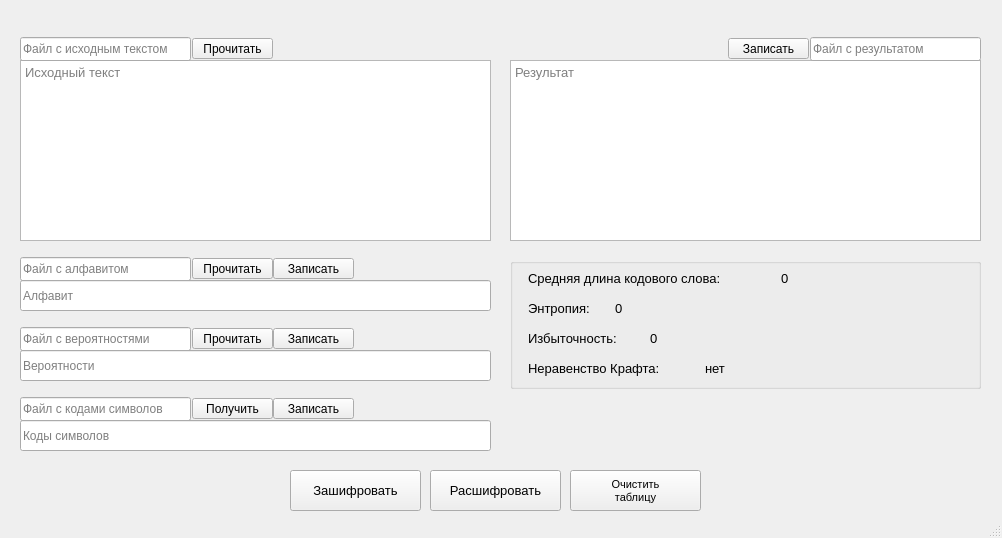
<?xml version="1.0" encoding="UTF-8"?>
<ui version="4.0">
 <class>MainWindow</class>
 <widget class="QMainWindow" name="MainWindow">
  <property name="geometry">
   <rect>
    <x>0</x>
    <y>0</y>
    <width>1002</width>
    <height>538</height>
   </rect>
  </property>
  <property name="minimumSize">
   <size>
    <width>1002</width>
    <height>538</height>
   </size>
  </property>
  <property name="maximumSize">
   <size>
    <width>1002</width>
    <height>538</height>
   </size>
  </property>
  <property name="windowTitle">
   <string>Код Хаффмана</string>
  </property>
  <widget class="QWidget" name="centralWidget">
   <widget class="QTextEdit" name="InitialText_TE">
    <property name="geometry">
     <rect>
      <x>20</x>
      <y>60</y>
      <width>471</width>
      <height>181</height>
     </rect>
    </property>
    <property name="font">
     <font>
      <pointsize>10</pointsize>
     </font>
    </property>
    <property name="placeholderText">
     <string>Исходный текст</string>
    </property>
   </widget>
   <widget class="QTextEdit" name="ResultText_TE">
    <property name="geometry">
     <rect>
      <x>510</x>
      <y>60</y>
      <width>471</width>
      <height>181</height>
     </rect>
    </property>
    <property name="font">
     <font>
      <pointsize>10</pointsize>
     </font>
    </property>
    <property name="placeholderText">
     <string>Результат</string>
    </property>
   </widget>
   <widget class="QLineEdit" name="Alphabet_LE">
    <property name="geometry">
     <rect>
      <x>20</x>
      <y>280</y>
      <width>471</width>
      <height>31</height>
     </rect>
    </property>
    <property name="font">
     <font>
      <pointsize>9</pointsize>
     </font>
    </property>
    <property name="mouseTracking">
     <bool>true</bool>
    </property>
    <property name="frame">
     <bool>true</bool>
    </property>
    <property name="dragEnabled">
     <bool>false</bool>
    </property>
    <property name="readOnly">
     <bool>false</bool>
    </property>
    <property name="placeholderText">
     <string>Алфавит</string>
    </property>
   </widget>
   <widget class="QLineEdit" name="InitialTextFilename_LE">
    <property name="geometry">
     <rect>
      <x>20</x>
      <y>37</y>
      <width>171</width>
      <height>24</height>
     </rect>
    </property>
    <property name="inputMask">
     <string/>
    </property>
    <property name="text">
     <string/>
    </property>
    <property name="placeholderText">
     <string>Файл с исходным текстом</string>
    </property>
   </widget>
   <widget class="QLineEdit" name="AlphabetFilename_LE">
    <property name="geometry">
     <rect>
      <x>20</x>
      <y>257</y>
      <width>171</width>
      <height>24</height>
     </rect>
    </property>
    <property name="inputMask">
     <string/>
    </property>
    <property name="text">
     <string/>
    </property>
    <property name="placeholderText">
     <string>Файл с алфавитом</string>
    </property>
   </widget>
   <widget class="QLineEdit" name="Frequency_LE">
    <property name="geometry">
     <rect>
      <x>20</x>
      <y>350</y>
      <width>471</width>
      <height>31</height>
     </rect>
    </property>
    <property name="font">
     <font>
      <pointsize>9</pointsize>
     </font>
    </property>
    <property name="readOnly">
     <bool>false</bool>
    </property>
    <property name="placeholderText">
     <string>Вероятности</string>
    </property>
   </widget>
   <widget class="QLineEdit" name="FrequencyFilename_LE">
    <property name="geometry">
     <rect>
      <x>20</x>
      <y>327</y>
      <width>171</width>
      <height>24</height>
     </rect>
    </property>
    <property name="inputMask">
     <string/>
    </property>
    <property name="text">
     <string/>
    </property>
    <property name="placeholderText">
     <string>Файл с вероятностями</string>
    </property>
   </widget>
   <widget class="QLineEdit" name="Codes_LE">
    <property name="geometry">
     <rect>
      <x>20</x>
      <y>420</y>
      <width>471</width>
      <height>31</height>
     </rect>
    </property>
    <property name="font">
     <font>
      <pointsize>9</pointsize>
     </font>
    </property>
    <property name="readOnly">
     <bool>true</bool>
    </property>
    <property name="placeholderText">
     <string>Коды символов</string>
    </property>
   </widget>
   <widget class="QLineEdit" name="CodesFilename_LE">
    <property name="geometry">
     <rect>
      <x>20</x>
      <y>397</y>
      <width>171</width>
      <height>24</height>
     </rect>
    </property>
    <property name="inputMask">
     <string/>
    </property>
    <property name="text">
     <string/>
    </property>
    <property name="placeholderText">
     <string>Файл с кодами символов</string>
    </property>
   </widget>
   <widget class="QLineEdit" name="ResultTextFilename_LE">
    <property name="geometry">
     <rect>
      <x>810</x>
      <y>37</y>
      <width>171</width>
      <height>24</height>
     </rect>
    </property>
    <property name="inputMask">
     <string/>
    </property>
    <property name="text">
     <string/>
    </property>
    <property name="placeholderText">
     <string>Файл с результатом</string>
    </property>
   </widget>
   <widget class="QPushButton" name="Decode_B">
    <property name="geometry">
     <rect>
      <x>430</x>
      <y>470</y>
      <width>131</width>
      <height>41</height>
     </rect>
    </property>
    <property name="font">
     <font>
      <pointsize>10</pointsize>
     </font>
    </property>
    <property name="text">
     <string>Расшифровать</string>
    </property>
   </widget>
   <widget class="QPushButton" name="Encode_B">
    <property name="geometry">
     <rect>
      <x>290</x>
      <y>470</y>
      <width>131</width>
      <height>41</height>
     </rect>
    </property>
    <property name="font">
     <font>
      <pointsize>10</pointsize>
     </font>
    </property>
    <property name="text">
     <string>Зашифровать</string>
    </property>
   </widget>
   <widget class="QPushButton" name="Clear_B">
    <property name="geometry">
     <rect>
      <x>570</x>
      <y>470</y>
      <width>131</width>
      <height>41</height>
     </rect>
    </property>
    <property name="font">
     <font>
      <pointsize>8</pointsize>
      <weight>50</weight>
      <bold>false</bold>
     </font>
    </property>
    <property name="text">
     <string>Очистить 
таблицу</string>
    </property>
   </widget>
   <widget class="QPushButton" name="InitialTextRead_B">
    <property name="geometry">
     <rect>
      <x>192</x>
      <y>38</y>
      <width>81</width>
      <height>21</height>
     </rect>
    </property>
    <property name="text">
     <string>Прочитать</string>
    </property>
   </widget>
   <widget class="QPushButton" name="ResultTextWrite_B">
    <property name="geometry">
     <rect>
      <x>728</x>
      <y>38</y>
      <width>81</width>
      <height>21</height>
     </rect>
    </property>
    <property name="text">
     <string>Записать</string>
    </property>
   </widget>
   <widget class="QPushButton" name="AlphabetRead_B">
    <property name="geometry">
     <rect>
      <x>192</x>
      <y>258</y>
      <width>81</width>
      <height>21</height>
     </rect>
    </property>
    <property name="text">
     <string>Прочитать</string>
    </property>
   </widget>
   <widget class="QPushButton" name="FrequencyRead_B">
    <property name="geometry">
     <rect>
      <x>192</x>
      <y>328</y>
      <width>81</width>
      <height>21</height>
     </rect>
    </property>
    <property name="text">
     <string>Прочитать</string>
    </property>
   </widget>
   <widget class="QPushButton" name="AlphabetWrite_B">
    <property name="geometry">
     <rect>
      <x>273</x>
      <y>258</y>
      <width>81</width>
      <height>21</height>
     </rect>
    </property>
    <property name="text">
     <string>Записать</string>
    </property>
   </widget>
   <widget class="QPushButton" name="FrequencyWrite_B">
    <property name="geometry">
     <rect>
      <x>273</x>
      <y>328</y>
      <width>81</width>
      <height>21</height>
     </rect>
    </property>
    <property name="text">
     <string>Записать</string>
    </property>
   </widget>
   <widget class="QGroupBox" name="groupBox">
    <property name="geometry">
     <rect>
      <x>510</x>
      <y>258</y>
      <width>471</width>
      <height>131</height>
     </rect>
    </property>
    <property name="title">
     <string/>
    </property>
    <widget class="QLabel" name="LBL_1">
     <property name="geometry">
      <rect>
       <x>18</x>
       <y>10</y>
       <width>251</width>
       <height>21</height>
      </rect>
     </property>
     <property name="font">
      <font>
       <pointsize>10</pointsize>
      </font>
     </property>
     <property name="text">
      <string>Средняя длина кодового слова:</string>
     </property>
    </widget>
    <widget class="QLabel" name="LBL_2">
     <property name="geometry">
      <rect>
       <x>18</x>
       <y>40</y>
       <width>91</width>
       <height>21</height>
      </rect>
     </property>
     <property name="font">
      <font>
       <pointsize>10</pointsize>
      </font>
     </property>
     <property name="text">
      <string>Энтропия:</string>
     </property>
    </widget>
    <widget class="QLabel" name="LBL_3">
     <property name="geometry">
      <rect>
       <x>18</x>
       <y>70</y>
       <width>121</width>
       <height>21</height>
      </rect>
     </property>
     <property name="font">
      <font>
       <pointsize>10</pointsize>
      </font>
     </property>
     <property name="text">
      <string>Избыточность:</string>
     </property>
    </widget>
    <widget class="QLabel" name="LBL_4">
     <property name="geometry">
      <rect>
       <x>18</x>
       <y>100</y>
       <width>171</width>
       <height>21</height>
      </rect>
     </property>
     <property name="font">
      <font>
       <pointsize>10</pointsize>
      </font>
     </property>
     <property name="text">
      <string>Неравенство Крафта:</string>
     </property>
    </widget>
    <widget class="QLabel" name="KraftInequality_LBL">
     <property name="geometry">
      <rect>
       <x>195</x>
       <y>100</y>
       <width>221</width>
       <height>21</height>
      </rect>
     </property>
     <property name="font">
      <font>
       <pointsize>10</pointsize>
      </font>
     </property>
     <property name="text">
      <string>нет</string>
     </property>
    </widget>
    <widget class="QLabel" name="Redundancy_LBL">
     <property name="geometry">
      <rect>
       <x>140</x>
       <y>70</y>
       <width>171</width>
       <height>21</height>
      </rect>
     </property>
     <property name="font">
      <font>
       <pointsize>10</pointsize>
      </font>
     </property>
     <property name="text">
      <string>0</string>
     </property>
    </widget>
    <widget class="QLabel" name="Entropy_LBL">
     <property name="geometry">
      <rect>
       <x>105</x>
       <y>40</y>
       <width>161</width>
       <height>21</height>
      </rect>
     </property>
     <property name="font">
      <font>
       <pointsize>10</pointsize>
      </font>
     </property>
     <property name="text">
      <string>0</string>
     </property>
    </widget>
    <widget class="QLabel" name="WordAverageLength_LBL">
     <property name="geometry">
      <rect>
       <x>271</x>
       <y>10</y>
       <width>141</width>
       <height>21</height>
      </rect>
     </property>
     <property name="font">
      <font>
       <pointsize>10</pointsize>
      </font>
     </property>
     <property name="text">
      <string>0</string>
     </property>
    </widget>
   </widget>
   <widget class="QPushButton" name="CodesCreate_B">
    <property name="geometry">
     <rect>
      <x>192</x>
      <y>398</y>
      <width>81</width>
      <height>21</height>
     </rect>
    </property>
    <property name="text">
     <string>Получить</string>
    </property>
    <property name="autoDefault">
     <bool>false</bool>
    </property>
    <property name="default">
     <bool>false</bool>
    </property>
    <property name="flat">
     <bool>false</bool>
    </property>
   </widget>
   <widget class="QPushButton" name="CodesWrite_B">
    <property name="geometry">
     <rect>
      <x>273</x>
      <y>398</y>
      <width>81</width>
      <height>21</height>
     </rect>
    </property>
    <property name="text">
     <string>Записать</string>
    </property>
   </widget>
  </widget>
  <widget class="QMenuBar" name="menuBar">
   <property name="geometry">
    <rect>
     <x>0</x>
     <y>0</y>
     <width>1002</width>
     <height>25</height>
    </rect>
   </property>
  </widget>
  <widget class="QStatusBar" name="statusBar"/>
 </widget>
 <layoutdefault spacing="6" margin="11"/>
 <resources/>
 <connections/>
</ui>
